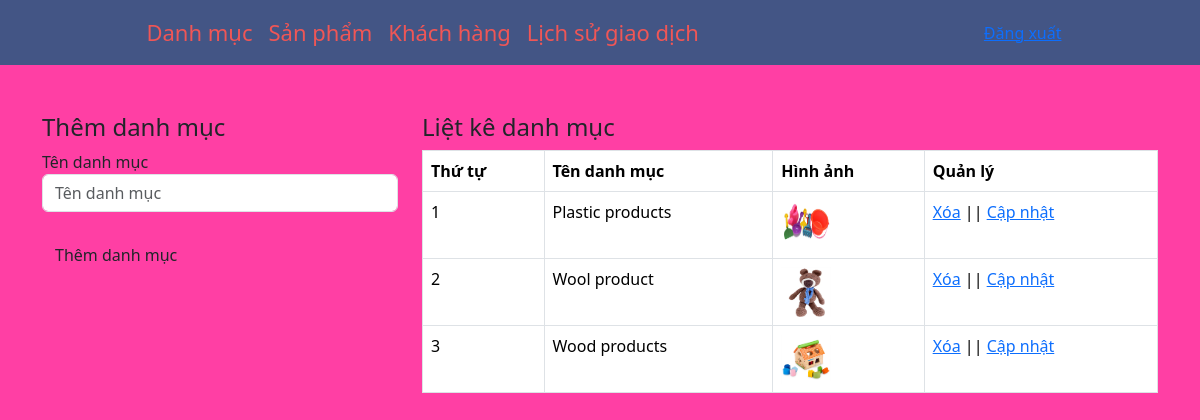
Page /admin/xulydanhmuc.php on the committed database.
### tables this page shows
CREATE TABLE `category` (
  `category_id` int(11) NOT NULL,
  `category_name` varchar(100) NOT NULL,
  `img` varchar(100) NOT NULL
);

### admin/xulydanhmuc.php (the view, shortened to what this page needs)
<?php
	include('../database/connect.php');
?>
<!DOCTYPE html>
<html lang="en">
<head>
    <link href="../assets/css/boostrap.css" rel="stylesheet" type="text/css" media="all" />
</head>
<body style="background-color:#FF3FA4">
    <nav class="navbar navbar-expand-lg navbar-light bg-light">
        <div class="collapse navbar-collapse" id="navbarNav">
            <ul class="navbar-nav">
                <li class="nav-item">
                    <a class="nav-link" href="xulydanhmuc.php">Danh mục</a>
                </li>
                <li class="nav-item">
                    <a class="nav-link" href="xulysanpham.php">Sản phẩm</a>
                </li>
                <li class="nav-item">
                    <a class="nav-link" href="thongtinkhachhang.php">Khách hàng</a>
                </li>
                <li class="nav-item">
                    <a class="nav-link" href="lichsugiaodich.php">Lịch sử giao dịch</a>
                </li>
            </ul>
            <div style="text-align:right">
                <a href="../include/login.php">Đăng xuất</a>
            </div>
        </div>
    </nav><br><br>
    <div class="container">
        <div class="row">
            <?php
			if(isset($_GET['quanly'])=='capnhat'){
				$id_capnhat = $_GET['id'];
				$sql_capnhat = mysqli_query($connect,"SELECT * FROM category WHERE category_id='$id_capnhat'");
				$row_capnhat = mysqli_fetch_array($sql_capnhat);
				?>
            <div class="col-md-4">
                <h4>Cập nhật danh mục</h4>
                <label>Tên danh mục</label>
                <form action="" method="POST">
                    <input type="text" class="form-control" name="danhmuc"
                        value="<?php echo $row_capnhat['category_name'] ?>"><br>
                    <input type="hidden" class="form-control" name="id_danhmuc"
                        value="<?php echo $row_capnhat['category_id'] ?>">
                    <input type="submit" name="capnhatdanhmuc" value="Cập nhật danh mục" class="btn btn-default">
                </form>
            </div>
            <?php
			}else{
				?>
            <div class="col-md-4">
                <h4>Thêm danh mục</h4>
                <label>Tên danh mục</label>
                <form action="" method="POST">
                    <input type="text" class="form-control" name="danhmuc" placeholder="Tên danh mục"><br>
                    <input type="submit" name="themdanhmuc" value="Thêm danh mục" class="btn btn-default">
                </form>
            </div>
            <?php
			}
				?>
            <div class="col-md-8">
                <h4>Liệt kê danh mục</h4>
                <?php
				$sql_select = mysqli_query($connect,"SELECT * FROM category ORDER BY category_id DESC");
				?>
                <table class="table table-bordered ">
                    <tr>
                        <th>Thứ tự</th>
                        <th>Tên danh mục</th>
                        <th>Hình ảnh</th>
                        <th>Quản lý</th>
                    </tr>
                    <?php
					$i = 0;
					while($row_category = mysqli_fetch_array($sql_select)){
						$i++;
					?>
                    <tr>
                        <td><?php echo $i; ?></td>
                        <td><?php echo $row_category['category_name'] ?></td>
                        <td><img src="../assets/img/<?php echo $row_category['img'] ?>"  alt="" style="width: 50px; height: 50px"></td>
                        <td><a href="?xoa=<?php echo $row_category['category_id'] ?>">Xóa</a> || <a
                                href="?quanly=capnhat&id=<?php echo $row_category['category_id'] ?>">Cập nhật</a></td>
                    </tr>
                    <?php
					}
					?>
                </table>
            </div>
        </div>
    </div>
</body>
</html>

### rows in the picture
category: category_name "Plastic products", img (picture)
category: category_name "Wool product", img (picture)
category: category_name "Wood products", img (picture)
